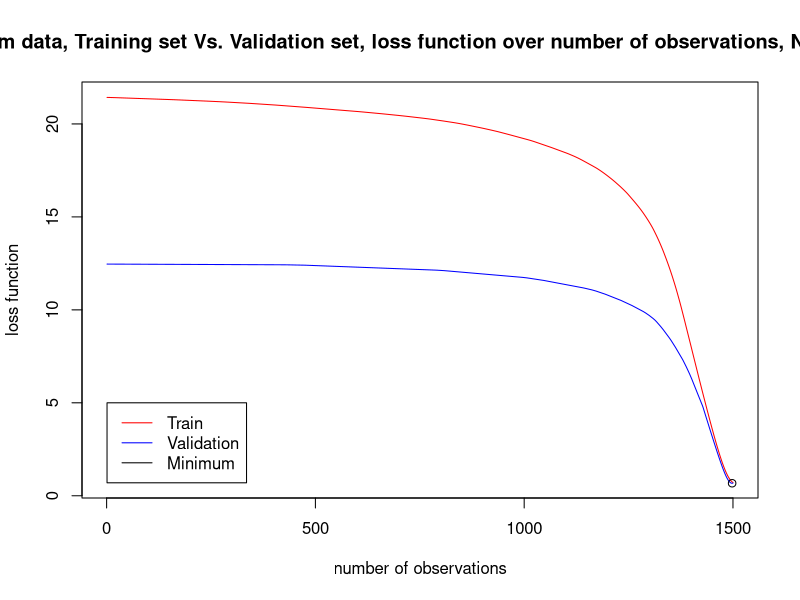

Recreate this plot in R.

# read in CSV of information
csvData <- read.csv2("SAheartLogLoss.csv", header=TRUE, sep=",", dec=".")

# break up CSV for easier readability
numOfObservations <- length(csvData$train.loss)
inSeq <- seq(from=numOfObservations,to=1,by=-1)
trainLoss <- csvData$train.loss
valLoss <- csvData$validation.loss

min <- min(valLoss)
minIndex <- match(min,valLoss)

# plot validation vs train
tittle <- paste("Spam data, Training set Vs. Validation set, loss function over number of observations, N = ", numOfObservations)
plot(x=inSeq, y=trainLoss, type="l", main=tittle, ylab="loss function", xlab="number of observations", col="red")
lines(x=inSeq,y=valLoss, col="blue")
legend(x=1, y=5, legend=c("Train", "Validation", "Minimum"),col=c("red","blue", "black"),lty=1)
points(x=inSeq[minIndex],y=min)

